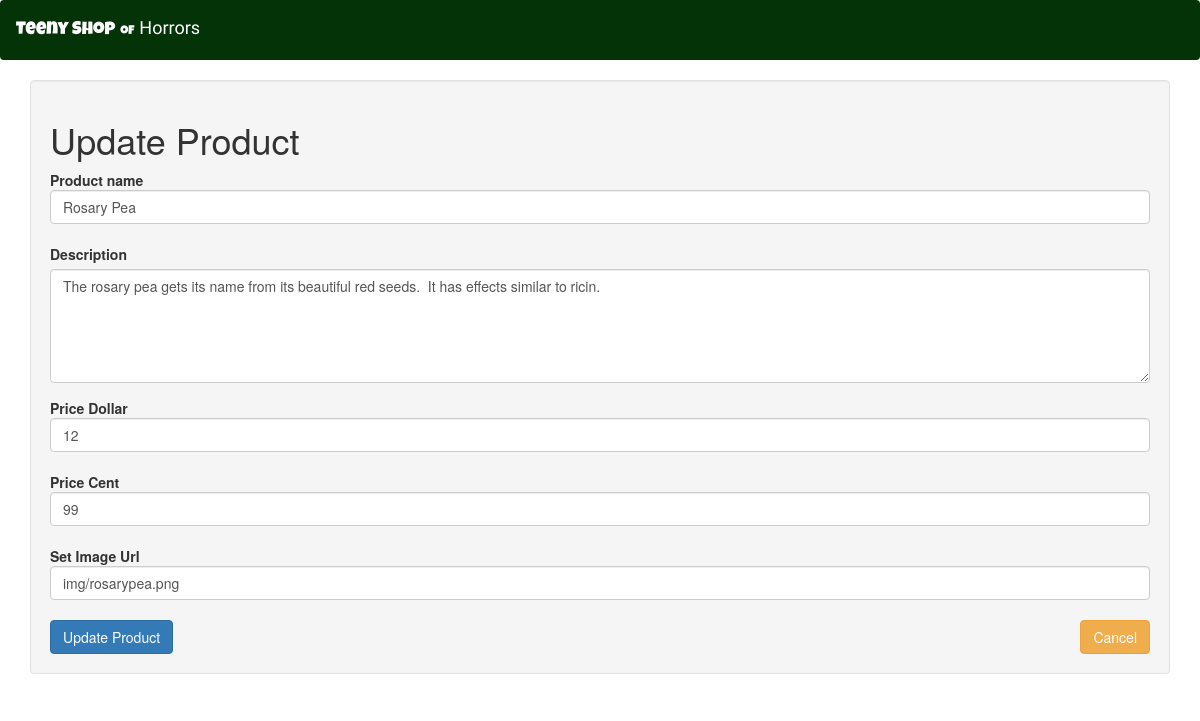
/CST336FINAL-PROJECT/admin/updateProduct.php?idplant=1, run on the app's committed database.
### tables this page shows
CREATE TABLE IF NOT EXISTS `plant` (
  `idplant` INT(11) NOT NULL AUTO_INCREMENT,
  `plantName` VARCHAR(45) NOT NULL DEFAULT ' ',
  `plantDesc` VARCHAR(225) NOT NULL DEFAULT ' ',
  `priceDollar` INT(11) NOT NULL DEFAULT '0',
  `priceCent` INT(11) NOT NULL DEFAULT '0',
  `imgLink` VARCHAR(225) NULL DEFAULT ' ',
  PRIMARY KEY (`idplant`));

### CST336FINAL-PROJECT/admin/updateProduct.php (the view, shortened to what this page needs)
<?php
    if(isset($_GET['idplant'])) {
        $plant = getProductInfo();
    }
       function getProductInfo() {
        $conn = getDatabaseConnection();
        $sql = "SELECT *
                FROM plant
                WHERE idplant=".$_GET['idplant'];
        $stmt = $conn->prepare($sql);
        $stmt->execute();
        $record = $stmt->fetch(PDO::FETCH_ASSOC);
        return $record;
    }
?>
<!DOCTYPE html>
<html>
    <head>
        <link rel="stylesheet" href="https://maxcdn.bootstrapcdn.com/bootstrap/3.3.7/css/bootstrap.min.css">
        <link rel="stylesheet" href="styles/main.css" type="text/css" />
    </head>
    <body>
         <nav class="navbar navbar-expand-lg navbar-dark">
            <a class="navbar-brand">
                <span id="teeny-shop">Teeny Shop</span>
                <span id="of"> of</span>
                <span id="horrors"> Horrors</span>
            </a>
        </nav>
        <div class='container'>
            <div class='well'>
                <h1> Update Product</h1>
                <form method="get" onsubmit="return confirmUpdate()">
                    <strong> Product name </strong>
                    <input type="text" class="form-control" value="<?=$plant['plantName']?>" name="plantName"><br>
                    <div class="form-group">
                        <label for="description">Description</label>
                        <textarea class="form-control" rows="5" id="description" name="description"><?=$plant['plantDesc']?></textarea>
                    </div>
                    <strong>Price Dollar</strong><input type="text" class="form-control" name="priceDollar" value="<?=$plant['priceDollar']?>" ><br>
                    <strong>Price Cent</strong><input type="text" class="form-control" name="priceCent" value="<?=$plant['priceCent']?>" ><br>
                    <strong>Set Image Url</strong><input type="text" name = "imgLink" class="form-control" value="<?=$plant['imgLink']?>"><br>
                    <input type="submit"  name="updateProduct"  class="btn btn-primary" value="Update Product">
                    <a href="admin.php" class="btn btn-warning pull-right" >Cancel</a>
                </form>
            </div>
        </div>
    </body>
</html>

### CST336FINAL-PROJECT/admin/styles/main.css (style rules this page uses)
.navbar { background-color: #043308; height: 60px; }
#teeny-shop, #of { font-family: 'Luckiest Guy', cursive; }
#of { font-size: .7em; }
#horrors { font-family: 'Nosifer', cursive; }
span { color: white; }
.navbar { width: auto; }
.container input { margin-right: 20px; }

### data on the page
plant: plantName "Rosary Pea", description "The rosary pea gets its name from its beautiful red seeds. It has effects similar to ricin.", priceDollar "12", priceCent "99", imgLink "img/rosarypea.png"
